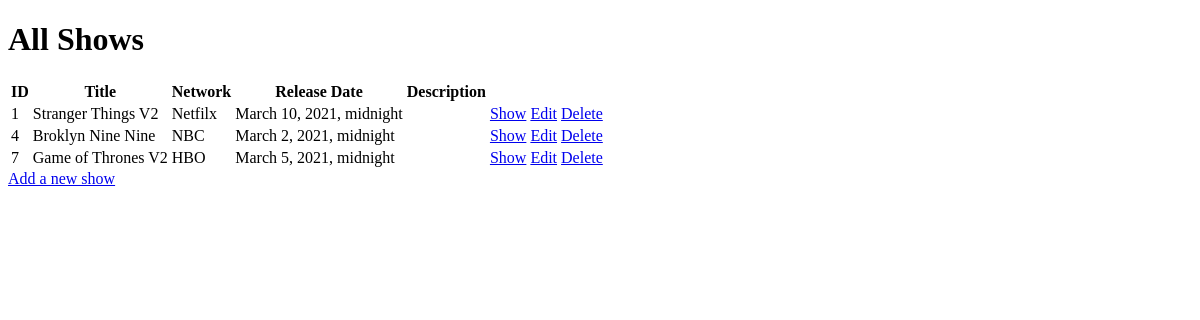
The page /show on the database as committed earlier.
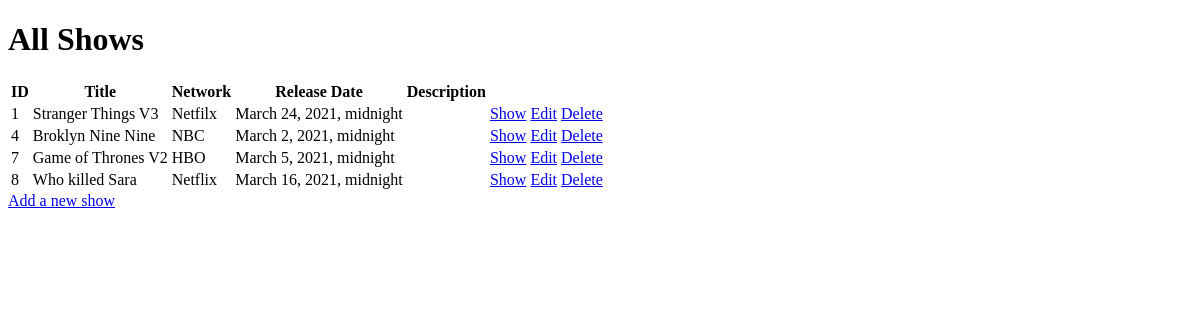
The same page on the database as committed later.
### shows/models.py (models this page shows)
class Show(models.Model):
    title = models.CharField(max_length=255)
    network = models.CharField(max_length=255)
    release_date = models.DateTimeField()
    description = models.TextField()
    created_at = models.DateTimeField(auto_now_add=True)
    updated_at = models.DateTimeField(auto_now= True)
    objects = ShowManager()

### shows/views.py (the view)
# urls.py: path('show', views.index),
def index (request):
    context = {
        'all_shows' : Show.objects.all()
    }
    return render (request, 'home.html', context)

### shows/templates/home.html (shortened to what this page needs)
<!DOCTYPE html>
<html lang="en">
<head>
</head>
<body>
    <div>
        <h1>All Shows</h1>
        <table>
            <tr>
                <th>ID</th>
                <th>Title</th>
                <th>Network</th>
                <th>Release Date</th>
                <th>Description</th>
            </tr>
            {% for show in all_shows %}
            <tr>
                <td>{{show.id}}</td>
                <td>{{show.title}}</td>
                <td>{{show.network}}</td>
                <td>{{show.release_date}}</td>
                <td>{{show.desciption}}</td>
                <td>
                    <a href="/show/{{show.id}}">Show</a>
                    <a href="/show/{{show.id}}/edit">Edit</a>
                    <a href="/show/{{show.id}}/destroy">Delete</a>
                </td>
            </tr>
            {% endfor %}
        </table>
        <a href="show/new">Add a new show</a>
    </div>
</body>
</html>

Rows that differ between the two databases and show on the page:
changed Show "Netfilx": title "Stranger Things V2" → "Stranger Things V3"; release_date "March 10, 2021, midnight" → "March 24, 2021, midnight"
added Show: id "8", title "Who killed Sara", network "Netflix", release_date "March 16, 2021, midnight"
